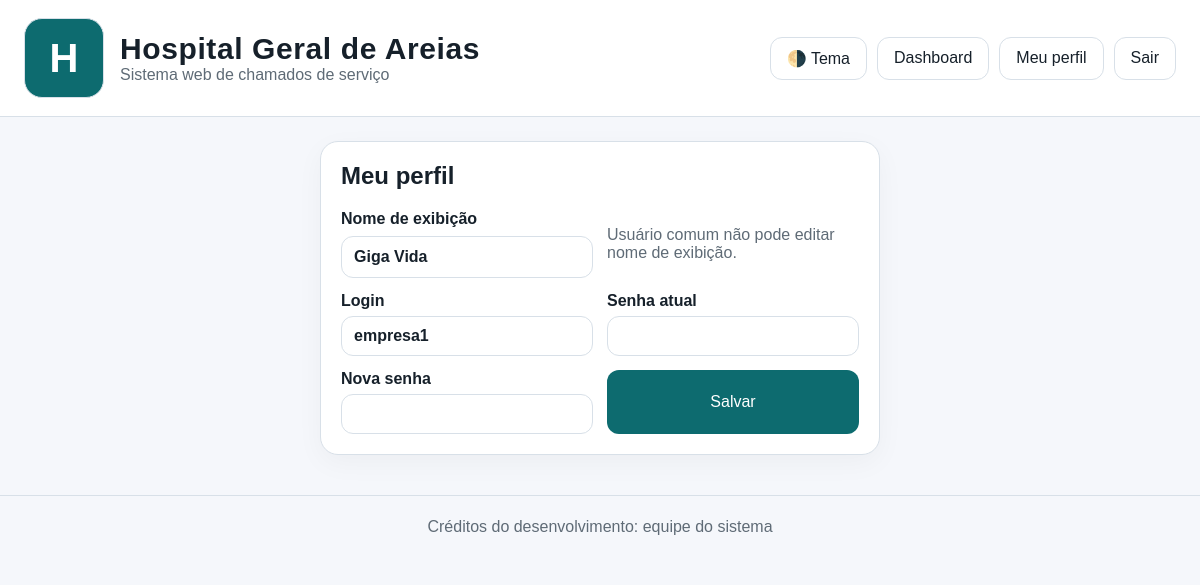
/profile (signed in), run on the app's committed database.
### tables this page shows
CREATE TABLE settings (
                key text primary key,
                value text not null
            );

CREATE TABLE users (
                id integer primary key autoincrement,
                username text not null unique,
                password_hash text not null,
                display_name text not null,
                role text not null,
                company_id integer,
                first_access integer not null default 1,
                created_at text not null,
                foreign key(company_id) references companies(id)
            );

### app.py (the view, shortened to what this page needs)
    @app.route("/profile", methods=["GET", "POST"])
    @login_required
    def profile():
        user = current_user()
        full_user = query_one("select * from users where id = ?", (user["id"],))
        return render_template("profile.html", full_user=full_user)

### templates/profile.html
{% extends 'base.html' %}
{% block content %}
<section class="card narrow">
  <h1>Meu perfil</h1>
  <form method="post" class="form-grid">
    <label>Nome de exibição
      <input name="display_name" value="{{ full_user.display_name }}" {% if session_user.role == 'company' %}disabled{% endif %}>
    </label>
    {% if session_user.role == 'company' %}
      <p class="muted">Usuário comum não pode editar nome de exibição.</p>
    {% endif %}
    <label>Login
      <input name="username" value="{{ full_user.username }}">
    </label>
    <label>Senha atual<input type="password" name="current_password"></label>
    <label>Nova senha<input type="password" name="new_password"></label>
    <button class="btn">Salvar</button>
  </form>
</section>
{% endblock %}

### templates/base.html (shortened to what this page needs)
<!doctype html>
<html lang="pt-BR" data-theme="{{ default_theme }}">
<head>
  <link rel="stylesheet" href="{{ url_for('static', filename='style.css') }}">
</head>
<body>
<header class="topbar">
  <div class="brand-wrap">
    {% if logo_path %}
      <img src="{{ url_for('static', filename=logo_path) }}" alt="Logomarca" class="brand-logo">
    {% else %}
      <div class="brand-logo brand-logo-placeholder">H</div>
    {% endif %}
    <div>
      <div class="brand-title">{{ hospital_name }}</div>
      <div class="brand-subtitle">Sistema web de chamados de serviço</div>
    </div>
  </div>
  <div class="top-actions">
    <button type="button" id="theme-toggle" class="btn btn-outline">🌗 Tema</button>
    {% if session_user %}
      <a class="btn btn-outline" href="{{ url_for('dashboard') }}">Dashboard</a>
      <a class="btn btn-outline" href="{{ url_for('profile') }}">Meu perfil</a>
      <a class="btn btn-outline" href="{{ url_for('logout') }}">Sair</a>
    {% else %}
      <a class="btn btn-outline" href="{{ url_for('login') }}">Entrar</a>
    {% endif %}
  </div>
</header>
<main class="container">
  {% block content %}{% endblock %}
</main>
<footer class="footer">{{ credits }}</footer>
</body>
</html>

### static/style.css (style rules this page uses)
:root { --bg: #f5f7fb; --card: #ffffff; --text: #16202a; --muted: #5f6b76; --line: #d8e0e8; --brand: #0d6b6f; --brand-2: #0b5255; --danger: #b42318; --success: #0f8b4c; }
* { box-sizing: border-box; }
body { margin: 0; font-family: Arial, Helvetica, sans-serif; background: var(--bg); color: var(--text); }
a { color: inherit; text-decoration: none; }
.container { width: min(1100px, calc(100% - 32px)); margin: 24px auto 40px; }
.topbar { display: flex; justify-content: space-between; align-items: center; gap: 16px; padding: 18px 24px; background: var(--card); border-bottom: 1px solid var(--line); }
.brand-wrap { display: flex; align-items: center; gap: 16px; }
.brand-logo { width: 80px; height: 80px; object-fit: contain; border-radius: 18px; background: #fff; border: 1px solid var(--line); }
.brand-logo-placeholder { display:flex;align-items:center;justify-content:center;font-size:40px;font-weight:700;background:var(--brand);color:#fff; }
.brand-title { font-size: 30px; font-weight: 800; letter-spacing: .02em; }
.brand-subtitle { color: var(--muted); }
.top-actions, .toolbar { display: flex; gap: 10px; flex-wrap: wrap; }
.card { background: var(--card); border: 1px solid var(--line); border-radius: 18px; padding: 20px; box-shadow: 0 8px 28px rgba(0,0,0,.04); margin-bottom: 18px; }
.hero h1, .card h1, .card h2 { margin-top: 0; }
.narrow { max-width: 560px; margin: 0 auto; }
.form-grid { display: grid; grid-template-columns: 1fr 1fr; gap: 14px; }
label { display: grid; gap: 6px; font-weight: 600; }
input, select, textarea, button { font: inherit; }
input, select, textarea { width: 100%; padding: 10px 12px; border-radius: 12px; border: 1px solid var(--line); background: transparent; color: var(--text); }
.btn { background: var(--brand); color: #fff; border: 0; padding: 11px 16px; border-radius: 12px; cursor: pointer; }
.btn-outline { background: transparent; color: var(--text); border: 1px solid var(--line); }
.stat span, .muted { color: var(--muted); }
.footer { padding: 22px; text-align: center; color: var(--muted); border-top: 1px solid var(--line); }

### data on the page
settings: value "Hospital Geral de Areias"
users: display_name "Giga Vida", username "empresa1"
settings: value "Créditos do desenvolvimento: equipe do sistema"
